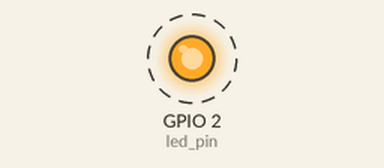
Bench run of a program on a simulated ESP32. Shown: output pins drawn as LEDs (lit = HIGH). Dashed ring = blinking. What the program prints to the serial monitor is not drawn.

Above: at 0.05 s.
Timing chart, 0 to 3.0 s (numbered marks = the images above):
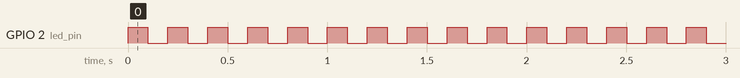

Measured:
- by itself, GPIO 2 (led_pin): alternates HIGH for 0.10 s and LOW for 0.10 s
- by itself, everything shown: repeats every 5.2 s, in 26 steps

The program:

main.cpp
```cpp
#include <Arduino.h>

constexpr int led_pin = 2;
constexpr int delay_ms = 100;
uint16_t i = 1;
uint64_t previous = 0, current = 1;

uint64_t next_fibonacci(uint64_t current, uint64_t previous) {
  return current + previous;
}

bool is_overflow(uint64_t x, uint64_t y) {
  if (x < y) {
    Serial.printf("Overflow detected at index %d, starting over.\n", i);
    i = 1;
    previous = 0;
    current = 1;
    return true;
  }
  return false;
}

void setup() {
  pinMode(led_pin, OUTPUT);
  Serial.begin(115200);
  Serial.printf("Fibonacci 0: %llu\n", previous);
  Serial.printf("Fibonacci 1: %llu\n", current);
}

void loop() {
  digitalWrite(led_pin, HIGH);
  delay(delay_ms);

  ++i;
  uint64_t next = next_fibonacci(current, previous);
  if (!is_overflow(next, current)) {
    previous = current;
    current = next;
  }
  Serial.printf("Fibonacci %d: %llu\n", i, current);

  digitalWrite(led_pin, LOW);
  delay(delay_ms);
}
```
